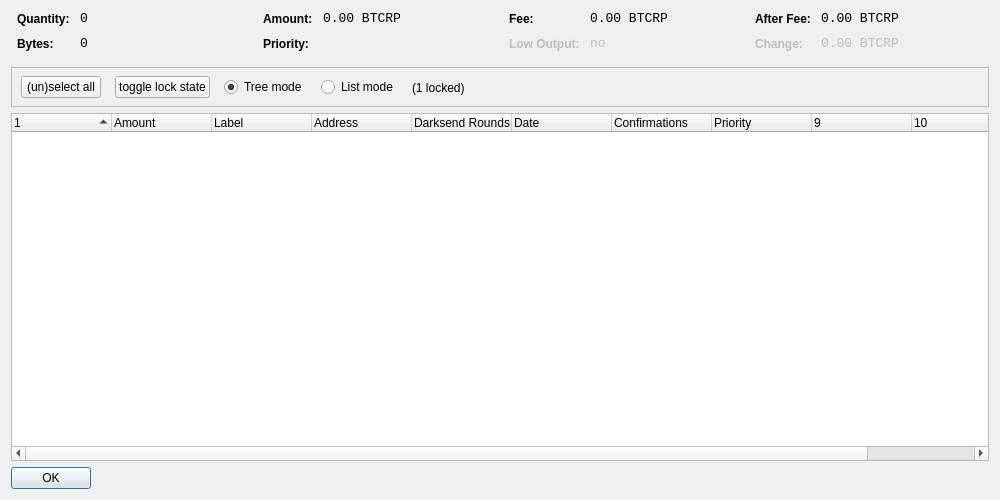
<?xml version="1.0" encoding="UTF-8"?>
<ui version="4.0">
 <class>CoinControlDialog</class>
 <widget class="QDialog" name="CoinControlDialog">
  <property name="geometry">
   <rect>
    <x>0</x>
    <y>0</y>
    <width>1000</width>
    <height>500</height>
   </rect>
  </property>
  <property name="windowTitle">
   <string>Coin Control</string>
  </property>
  <layout class="QVBoxLayout" name="verticalLayout">
   <item>
    <layout class="QHBoxLayout" name="horizontalLayoutTop" stretch="0,0,0,0">
     <property name="topMargin">
      <number>0</number>
     </property>
     <property name="bottomMargin">
      <number>10</number>
     </property>
     <item>
      <layout class="QFormLayout" name="formLayoutCoinControl1">
       <property name="horizontalSpacing">
        <number>10</number>
       </property>
       <property name="verticalSpacing">
        <number>10</number>
       </property>
       <property name="leftMargin">
        <number>6</number>
       </property>
       <property name="rightMargin">
        <number>6</number>
       </property>
       <item row="0" column="0">
        <widget class="QLabel" name="labelCoinControlQuantityText">
         <property name="styleSheet">
          <string notr="true">font-weight:bold;</string>
         </property>
         <property name="text">
          <string>Quantity:</string>
         </property>
        </widget>
       </item>
       <item row="0" column="1">
        <widget class="QLabel" name="labelCoinControlQuantity">
         <property name="font">
          <font>
           <family>Monospace</family>
           <pointsize>10</pointsize>
          </font>
         </property>
         <property name="cursor">
          <cursorShape>IBeamCursor</cursorShape>
         </property>
         <property name="contextMenuPolicy">
          <enum>Qt::ActionsContextMenu</enum>
         </property>
         <property name="text">
          <string notr="true">0</string>
         </property>
         <property name="textInteractionFlags">
          <set>Qt::LinksAccessibleByMouse|Qt::TextSelectableByKeyboard|Qt::TextSelectableByMouse</set>
         </property>
        </widget>
       </item>
       <item row="1" column="0">
        <widget class="QLabel" name="labelCoinControlBytesText">
         <property name="styleSheet">
          <string notr="true">font-weight:bold;</string>
         </property>
         <property name="text">
          <string>Bytes:</string>
         </property>
        </widget>
       </item>
       <item row="1" column="1">
        <widget class="QLabel" name="labelCoinControlBytes">
         <property name="font">
          <font>
           <family>Monospace</family>
           <pointsize>10</pointsize>
          </font>
         </property>
         <property name="cursor">
          <cursorShape>IBeamCursor</cursorShape>
         </property>
         <property name="contextMenuPolicy">
          <enum>Qt::ActionsContextMenu</enum>
         </property>
         <property name="text">
          <string notr="true">0</string>
         </property>
         <property name="textInteractionFlags">
          <set>Qt::LinksAccessibleByMouse|Qt::TextSelectableByKeyboard|Qt::TextSelectableByMouse</set>
         </property>
        </widget>
       </item>
      </layout>
     </item>
     <item>
      <layout class="QFormLayout" name="formLayoutCoinControl2">
       <property name="horizontalSpacing">
        <number>10</number>
       </property>
       <property name="verticalSpacing">
        <number>10</number>
       </property>
       <property name="leftMargin">
        <number>6</number>
       </property>
       <property name="rightMargin">
        <number>6</number>
       </property>
       <item row="0" column="0">
        <widget class="QLabel" name="labelCoinControlAmountText">
         <property name="styleSheet">
          <string notr="true">font-weight:bold;</string>
         </property>
         <property name="text">
          <string>Amount:</string>
         </property>
        </widget>
       </item>
       <item row="0" column="1">
        <widget class="QLabel" name="labelCoinControlAmount">
         <property name="font">
          <font>
           <family>Monospace</family>
           <pointsize>10</pointsize>
          </font>
         </property>
         <property name="cursor">
          <cursorShape>IBeamCursor</cursorShape>
         </property>
         <property name="contextMenuPolicy">
          <enum>Qt::ActionsContextMenu</enum>
         </property>
         <property name="text">
          <string notr="true">0.00 BTCRP</string>
         </property>
         <property name="textInteractionFlags">
          <set>Qt::LinksAccessibleByMouse|Qt::TextSelectableByKeyboard|Qt::TextSelectableByMouse</set>
         </property>
        </widget>
       </item>
       <item row="1" column="0">
        <widget class="QLabel" name="labelCoinControlPriorityText">
         <property name="styleSheet">
          <string notr="true">font-weight:bold;</string>
         </property>
         <property name="text">
          <string>Priority:</string>
         </property>
        </widget>
       </item>
       <item row="1" column="1">
        <widget class="QLabel" name="labelCoinControlPriority">
         <property name="font">
          <font>
           <family>Monospace</family>
           <pointsize>10</pointsize>
          </font>
         </property>
         <property name="cursor">
          <cursorShape>IBeamCursor</cursorShape>
         </property>
         <property name="contextMenuPolicy">
          <enum>Qt::ActionsContextMenu</enum>
         </property>
         <property name="text">
          <string/>
         </property>
         <property name="textInteractionFlags">
          <set>Qt::LinksAccessibleByMouse|Qt::TextSelectableByKeyboard|Qt::TextSelectableByMouse</set>
         </property>
        </widget>
       </item>
      </layout>
     </item>
     <item>
      <layout class="QFormLayout" name="formLayoutCoinControl3">
       <property name="horizontalSpacing">
        <number>10</number>
       </property>
       <property name="verticalSpacing">
        <number>10</number>
       </property>
       <property name="leftMargin">
        <number>6</number>
       </property>
       <property name="rightMargin">
        <number>6</number>
       </property>
       <item row="0" column="0">
        <widget class="QLabel" name="labelCoinControlFeeText">
         <property name="styleSheet">
          <string notr="true">font-weight:bold;</string>
         </property>
         <property name="text">
          <string>Fee:</string>
         </property>
        </widget>
       </item>
       <item row="0" column="1">
        <widget class="QLabel" name="labelCoinControlFee">
         <property name="font">
          <font>
           <family>Monospace</family>
           <pointsize>10</pointsize>
          </font>
         </property>
         <property name="cursor">
          <cursorShape>IBeamCursor</cursorShape>
         </property>
         <property name="contextMenuPolicy">
          <enum>Qt::ActionsContextMenu</enum>
         </property>
         <property name="text">
          <string notr="true">0.00 BTCRP</string>
         </property>
         <property name="textInteractionFlags">
          <set>Qt::LinksAccessibleByMouse|Qt::TextSelectableByKeyboard|Qt::TextSelectableByMouse</set>
         </property>
        </widget>
       </item>
       <item row="1" column="0">
        <widget class="QLabel" name="labelCoinControlLowOutputText">
         <property name="enabled">
          <bool>false</bool>
         </property>
         <property name="styleSheet">
          <string notr="true">font-weight:bold;</string>
         </property>
         <property name="text">
          <string>Low Output:</string>
         </property>
        </widget>
       </item>
       <item row="1" column="1">
        <widget class="QLabel" name="labelCoinControlLowOutput">
         <property name="enabled">
          <bool>false</bool>
         </property>
         <property name="font">
          <font>
           <family>Monospace</family>
           <pointsize>10</pointsize>
          </font>
         </property>
         <property name="cursor">
          <cursorShape>IBeamCursor</cursorShape>
         </property>
         <property name="contextMenuPolicy">
          <enum>Qt::ActionsContextMenu</enum>
         </property>
         <property name="text">
          <string notr="true">no</string>
         </property>
         <property name="textInteractionFlags">
          <set>Qt::LinksAccessibleByMouse|Qt::TextSelectableByKeyboard|Qt::TextSelectableByMouse</set>
         </property>
        </widget>
       </item>
      </layout>
     </item>
     <item>
      <layout class="QFormLayout" name="formLayoutCoinControl4">
       <property name="horizontalSpacing">
        <number>10</number>
       </property>
       <property name="verticalSpacing">
        <number>10</number>
       </property>
       <property name="leftMargin">
        <number>6</number>
       </property>
       <property name="rightMargin">
        <number>6</number>
       </property>
       <item row="0" column="0">
        <widget class="QLabel" name="labelCoinControlAfterFeeText">
         <property name="styleSheet">
          <string notr="true">font-weight:bold;</string>
         </property>
         <property name="text">
          <string>After Fee:</string>
         </property>
        </widget>
       </item>
       <item row="0" column="1">
        <widget class="QLabel" name="labelCoinControlAfterFee">
         <property name="font">
          <font>
           <family>Monospace</family>
           <pointsize>10</pointsize>
          </font>
         </property>
         <property name="cursor">
          <cursorShape>IBeamCursor</cursorShape>
         </property>
         <property name="contextMenuPolicy">
          <enum>Qt::ActionsContextMenu</enum>
         </property>
         <property name="text">
          <string notr="true">0.00 BTCRP</string>
         </property>
         <property name="textInteractionFlags">
          <set>Qt::LinksAccessibleByMouse|Qt::TextSelectableByKeyboard|Qt::TextSelectableByMouse</set>
         </property>
        </widget>
       </item>
       <item row="1" column="0">
        <widget class="QLabel" name="labelCoinControlChangeText">
         <property name="enabled">
          <bool>false</bool>
         </property>
         <property name="styleSheet">
          <string notr="true">font-weight:bold;</string>
         </property>
         <property name="text">
          <string>Change:</string>
         </property>
        </widget>
       </item>
       <item row="1" column="1">
        <widget class="QLabel" name="labelCoinControlChange">
         <property name="enabled">
          <bool>false</bool>
         </property>
         <property name="font">
          <font>
           <family>Monospace</family>
           <pointsize>10</pointsize>
          </font>
         </property>
         <property name="cursor">
          <cursorShape>IBeamCursor</cursorShape>
         </property>
         <property name="contextMenuPolicy">
          <enum>Qt::ActionsContextMenu</enum>
         </property>
         <property name="text">
          <string notr="true">0.00 BTCRP</string>
         </property>
         <property name="textInteractionFlags">
          <set>Qt::LinksAccessibleByMouse|Qt::TextSelectableByKeyboard|Qt::TextSelectableByMouse</set>
         </property>
        </widget>
       </item>
      </layout>
     </item>
    </layout>
   </item>
   <item>
    <widget class="QFrame" name="frame">
     <property name="minimumSize">
      <size>
       <width>0</width>
       <height>40</height>
      </size>
     </property>
     <property name="frameShape">
      <enum>QFrame::StyledPanel</enum>
     </property>
     <property name="frameShadow">
      <enum>QFrame::Sunken</enum>
     </property>
     <widget class="QWidget" name="horizontalLayoutWidget">
      <property name="geometry">
       <rect>
        <x>10</x>
        <y>0</y>
        <width>781</width>
        <height>41</height>
       </rect>
      </property>
      <layout class="QHBoxLayout" name="horizontalLayoutPanel" stretch="0,0,0,0,0">
       <property name="spacing">
        <number>14</number>
       </property>
       <item>
        <widget class="QPushButton" name="pushButtonSelectAll">
         <property name="sizePolicy">
          <sizepolicy hsizetype="Maximum" vsizetype="Fixed">
           <horstretch>0</horstretch>
           <verstretch>0</verstretch>
          </sizepolicy>
         </property>
         <property name="text">
          <string>(un)select all</string>
         </property>
        </widget>
       </item>
        <item>
         <widget class="QPushButton" name="pushButtonToggleLock">
          <property name="sizePolicy">
           <sizepolicy hsizetype="Maximum" vsizetype="Fixed">
            <horstretch>0</horstretch>
            <verstretch>0</verstretch>
           </sizepolicy>
          </property>
          <property name="text">
           <string>toggle lock state</string>
          </property>
          <property name="autoDefault">
           <bool>false</bool>
          </property>
         </widget>
        </item>
       <item>
        <widget class="QRadioButton" name="radioTreeMode">
         <property name="sizePolicy">
          <sizepolicy hsizetype="Maximum" vsizetype="Fixed">
           <horstretch>0</horstretch>
           <verstretch>0</verstretch>
          </sizepolicy>
         </property>
         <property name="text">
          <string>Tree mode</string>
         </property>
         <property name="checked">
          <bool>true</bool>
         </property>
        </widget>
       </item>
       <item>
        <widget class="QRadioButton" name="radioListMode">
         <property name="sizePolicy">
          <sizepolicy hsizetype="Maximum" vsizetype="Fixed">
           <horstretch>0</horstretch>
           <verstretch>0</verstretch>
          </sizepolicy>
         </property>
         <property name="text">
          <string>List mode</string>
         </property>
        </widget>
       </item>
        <item>
         <widget class="QLabel" name="labelLocked">
          <property name="text">
           <string>(1 locked)</string>
          </property>
         </widget>
        </item>
       <item>
        <spacer name="horizontalSpacer">
         <property name="orientation">
          <enum>Qt::Horizontal</enum>
         </property>
         <property name="sizeHint" stdset="0">
          <size>
           <width>40</width>
           <height>20</height>
          </size>
         </property>
        </spacer>
       </item>
      </layout>
     </widget>
    </widget>
   </item>
   <item>
    <widget class="CoinControlTreeWidget" name="treeWidget">
     <property name="contextMenuPolicy">
      <enum>Qt::CustomContextMenu</enum>
     </property>
     <property name="sortingEnabled">
      <bool>false</bool>
     </property>
     <property name="columnCount">
      <number>11</number>
     </property>
     <attribute name="headerShowSortIndicator" stdset="0">
      <bool>true</bool>
     </attribute>
     <attribute name="headerStretchLastSection">
      <bool>false</bool>
     </attribute>
     <column>
      <property name="text">
       <string/>
      </property>
     </column>
     <column>
      <property name="text">
       <string>Amount</string>
      </property>
     </column>
     <column>
      <property name="text">
       <string>Label</string>
      </property>
     </column>
     <column>
      <property name="text">
       <string>Address</string>
      </property>
     </column>
     <column>
      <property name="text">
       <string>Darksend Rounds</string>
      </property>
    </column>
     <column>
      <property name="text">
       <string>Date</string>
      </property>
     </column>
     <column>
      <property name="text">
       <string>Confirmations</string>
      </property>
      <property name="toolTip">
       <string>Confirmed</string>
      </property>
     </column>
     <column>
      <property name="text">
       <string>Priority</string>
      </property>
     </column>
     <column>
      <property name="text">
       <string/>
      </property>
     </column>
     <column>
      <property name="text">
       <string/>
      </property>
     </column>
     <column>
      <property name="text">
       <string/>
      </property>
     </column>
     <column>
      <property name="text">
       <string/>
      </property>
     </column>
    </widget>
   </item>
   <item>
    <widget class="QDialogButtonBox" name="buttonBox">
     <property name="sizePolicy">
      <sizepolicy hsizetype="Maximum" vsizetype="Fixed">
       <horstretch>0</horstretch>
       <verstretch>0</verstretch>
      </sizepolicy>
     </property>
     <property name="orientation">
      <enum>Qt::Horizontal</enum>
     </property>
     <property name="standardButtons">
      <set>QDialogButtonBox::Ok</set>
     </property>
    </widget>
   </item>
  </layout>
 </widget>
 <customwidgets>
  <customwidget>
   <class>CoinControlTreeWidget</class>
   <extends>QTreeWidget</extends>
   <header>coincontroltreewidget.h</header>
  </customwidget>
 </customwidgets>
 <resources/>
 <connections/>
</ui>
